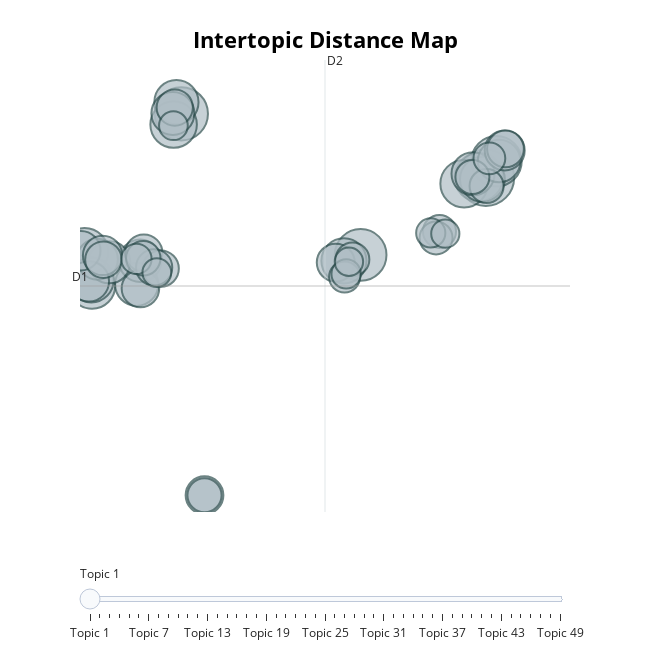

The notebook cell this image was saved under:
### Code cell
tfidf_v = TfidfVectorizer(stop_words=stopwords.words('english'), ngram_range=(1, 1), max_df=.8, min_df=.01)
topic_model = bertopic.BERTopic(vectorizer_model=tfidf_v, nr_topics=50)
topics, probs = topic_model.fit_transform(lines_list)
topic_model.visualize_topics()

### Figure 1 — Plotly figure (JSON) as saved in the notebook; plotly's stock layout.template omitted (floating-point values rounded to 4 significant figures; data arrays with more than 128 entries replaced by an {"elided": "..."} marker saying what was removed)
{"data": [{"customdata": {"elided": "49x3 mixed values"}, "hovertemplate": "<b>Topic %{customdata[0]}</b><br>Words: %{customdata[1]}<br>Size: %{customdata[2]}", "legendgroup": "", "marker": {"color": "#B0BEC5", "size": [604, 535, 504, 480, 446, 429, 426, 408, 404, 385, 380, 378, 369, 353, 350, 348, 343, 340, 334, 316, 308, 301, 293, 292, 272, 269, 266, 263, 255, 253, 250, 248, 248, 224, 220, 219, 218, 215, 206, 205, 191, 181, 174, 163, 161, 157, 156, 152, 150], "sizemode": "area", "sizeref": 0.3775, "symbol": "circle", "line": {"color": "DarkSlateGrey", "width": 2}}, "mode": "markers", "name": "", "orientation": "v", "showlegend": false, "x": [13.91, 3.59, 9.666, 14.27, 13.67, 0.3079, 13.17, 3.329, 0.5653, 9.1, 13.79, 0.5408, 3.424, 2.078, 13.47, 3.303, 14.36, 2.196, 1.15, 0.7463, 0.4566, 14.55, 0.1841, 0.9218, 8.823, 4.376, 2.205, 2.318, 14.57, 0.9513, 2.889, 3.367, 2.669, 2.301, 4.376, 13.93, 13.45, 9.389, 12.34, 12.22, 14.03, 9.122, 2.067, 9.175, 12.04, 2.761, 3.322, 9.269, 12.53], "xaxis": "x", "y": [9.586, 12.56, 5.991, 10.35, 9.604, 6.131, 9.308, 12.06, 4.561, 5.717, 9.512, 4.823, 13.1, 4.624, 9.767, 12.58, 10.36, 5.717, 5.646, 5.791, 4.761, 10.85, 6.186, 5.966, 5.633, -5.197, 4.429, 6.076, 10.92, 5.767, 5.354, 12.85, 5.406, 5.835, -5.197, 9.199, 9.617, 5.783, 7.085, 6.782, 10.49, 4.964, 5.806, 5.106, 7.014, 5.166, 12.01, 5.671, 6.982], "yaxis": "y", "type": "scatter"}], "layout": {"xaxis": {"anchor": "y", "domain": [0.0, 1.0], "title": {"text": ""}, "visible": false, "range": [0.1565, 16.76]}, "yaxis": {"anchor": "x", "domain": [0.0, 1.0], "title": {"text": ""}, "visible": false, "range": [-5.977, 15.06]}, "legend": {"tracegroupgap": 0, "itemsizing": "constant"}, "margin": {"t": 60}, "title": {"font": {"size": 22, "color": "Black"}, "text": "<b>Intertopic Distance Map", "y": 0.95, "x": 0.5, "xanchor": "center", "yanchor": "top"}, "hoverlabel": {"font": {"size": 16, "family": "Rockwell"}, "bgcolor": "white"}, "width": 650, "height": 650, "sliders": [{"active": 0, "pad": {"t": 50}, "steps": [{"args": [{"marker.color": [["red", "#B0BEC5", "#B0BEC5", "#B0BEC5", "#B0BEC5", "#B0BEC5", "#B0BEC5", "#B0BEC5", "#B0BEC5", "#B0BEC5", "#B0BEC5", "#B0BEC5", "#B0BEC5", "#B0BEC5", "#B0BEC5", "#B0BEC5", "#B0BEC5", "#B0BEC5", "#B0BEC5", "#B0BEC5", "#B0BEC5", "#B0BEC5", "#B0BEC5", "#B0BEC5", "#B0BEC5", "#B0BEC5", "#B0BEC5", "#B0BEC5", "#B0BEC5", "#B0BEC5", "#B0BEC5", "#B0BEC5", "#B0BEC5", "#B0BEC5", "#B0BEC5", "#B0BEC5", "#B0BEC5", "#B0BEC5", "#B0BEC5", "#B0BEC5", "#B0BEC5", "#B0BEC5", "#B0BEC5", "#B0BEC5", "#B0BEC5", "#B0BEC5", "#B0BEC5", "#B0BEC5", "#B0BEC5"]]}], "label": "Topic 1", "method": "update"}, {"args": [{"marker.color": [["#B0BEC5", "red", "#B0BEC5", "#B0BEC5", "#B0BEC5", "#B0BEC5", "#B0BEC5", "#B0BEC5", "#B0BEC5", "#B0BEC5", "#B0BEC5", "#B0BEC5", "#B0BEC5", "#B0BEC5", "#B0BEC5", "#B0BEC5", "#B0BEC5", "#B0BEC5", "#B0BEC5", "#B0BEC5", "#B0BEC5", "#B0BEC5", "#B0BEC5", "#B0BEC5", "#B0BEC5", "#B0BEC5", "#B0BEC5", "#B0BEC5", "#B0BEC5", "#B0BEC5", "#B0BEC5", "#B0BEC5", "#B0BEC5", "#B0BEC5", "#B0BEC5", "#B0BEC5", "#B0BEC5", "#B0BEC5", "#B0BEC5", "#B0BEC5", "#B0BEC5", "#B0BEC5", "#B0BEC5", "#B0BEC5", "#B0BEC5", "#B0BEC5", "#B0BEC5", "#B0BEC5", "#B0BEC5"]]}], "label": "Topic 2", "method": "update"}, {"args": [{"marker.color": [["#B0BEC5", "#B0BEC5", "red", "#B0BEC5", "#B0BEC5", "#B0BEC5", "#B0BEC5", "#B0BEC5", "#B0BEC5", "#B0BEC5", "#B0BEC5", "#B0BEC5", "#B0BEC5", "#B0BEC5", "#B0BEC5", "#B0BEC5", "#B0BEC5", "#B0BEC5", "#B0BEC5", "#B0BEC5", "#B0BEC5", "#B0BEC5", "#B0BEC5", "#B0BEC5", "#B0BEC5", "#B0BEC5", "#B0BEC5", "#B0BEC5", "#B0BEC5", "#B0BEC5", "#B0BEC5", "#B0BEC5", "#B0BEC5", "#B0BEC5", "#B0BEC5", "#B0BEC5", "#B0BEC5", "#B0BEC5", "#B0BEC5", "#B0BEC5", "#B0BEC5", "#B0BEC5", "#B0BEC5", "#B0BEC5", "#B0BEC5", "#B0BEC5", "#B0BEC5", "#B0BEC5", "#B0BEC5"]]}], "label": "Topic 3", "method": "update"}, {"args": [{"marker.color": [["#B0BEC5", "#B0BEC5", "#B0BEC5", "red", "#B0BEC5", "#B0BEC5", "#B0BEC5", "#B0BEC5", "#B0BEC5", "#B0BEC5", "#B0BEC5", "#B0BEC5", "#B0BEC5", "#B0BEC5", "#B0BEC5", "#B0BEC5", "#B0BEC5", "#B0BEC5", "#B0BEC5", "#B0BEC5", "#B0BEC5", "#B0BEC5", "#B0BEC5", "#B0BEC5", "#B0BEC5", "#B0BEC5", "#B0BEC5", "#B0BEC5", "#B0BEC5", "#B0BEC5", "#B0BEC5", "#B0BEC5", "#B0BEC5", "#B0BEC5", "#B0BEC5", "#B0BEC5", "#B0BEC5", "#B0BEC5", "#B0BEC5", "#B0BEC5", "#B0BEC5", "#B0BEC5", "#B0BEC5", "#B0BEC5", "#B0BEC5", "#B0BEC5", "#B0BEC5", "#B0BEC5", "#B0BEC5"]]}], "label": "Topic 4", "method": "update"}, {"args": [{"marker.color": [["#B0BEC5", "#B0BEC5", "#B0BEC5", "#B0BEC5", "red", "#B0BEC5", "#B0BEC5", "#B0BEC5", "#B0BEC5", "#B0BEC5", "#B0BEC5", "#B0BEC5", "#B0BEC5", "#B0BEC5", "#B0BEC5", "#B0BEC5", "#B0BEC5", "#B0BEC5", "#B0BEC5", "#B0BEC5", "#B0BEC5", "#B0BEC5", "#B0BEC5", "#B0BEC5", "#B0BEC5", "#B0BEC5", "#B0BEC5", "#B0BEC5", "#B0BEC5", "#B0BEC5", "#B0BEC5", "#B0BEC5", "#B0BEC5", "#B0BEC5", "#B0BEC5", "#B0BEC5", "#B0BEC5", "#B0BEC5", "#B0BEC5", "#B0BEC5", "#B0BEC5", "#B0BEC5", "#B0BEC5", "#B0BEC5", "#B0BEC5", "#B0BEC5", "#B0BEC5", "#B0BEC5", "#B0BEC5"]]}], "label": "Topic 5", "method": "update"}, {"args": [{"marker.color": [["#B0BEC5", "#B0BEC5", "#B0BEC5", "#B0BEC5", "#B0BEC5", "red", "#B0BEC5", "#B0BEC5", "#B0BEC5", "#B0BEC5", "#B0BEC5", "#B0BEC5", "#B0BEC5", "#B0BEC5", "#B0BEC5", "#B0BEC5", "#B0BEC5", "#B0BEC5", "#B0BEC5", "#B0BEC5", "#B0BEC5", "#B0BEC5", "#B0BEC5", "#B0BEC5", "#B0BEC5", "#B0BEC5", "#B0BEC5", "#B0BEC5", "#B0BEC5", "#B0BEC5", "#B0BEC5", "#B0BEC5", "#B0BEC5", "#B0BEC5", "#B0BEC5", "#B0BEC5", "#B0BEC5", "#B0BEC5", "#B0BEC5", "#B0BEC5", "#B0BEC5", "#B0BEC5", "#B0BEC5", "#B0BEC5", "#B0BEC5", "#B0BEC5", "#B0BEC5", "#B0BEC5", "#B0BEC5"]]}], "label": "Topic 6", "method": "update"}, {"args": [{"marker.color": [["#B0BEC5", "#B0BEC5", "#B0BEC5", "#B0BEC5", "#B0BEC5", "#B0BEC5", "red", "#B0BEC5", "#B0BEC5", "#B0BEC5", "#B0BEC5", "#B0BEC5", "#B0BEC5", "#B0BEC5", "#B0BEC5", "#B0BEC5", "#B0BEC5", "#B0BEC5", "#B0BEC5", "#B0BEC5", "#B0BEC5", "#B0BEC5", "#B0BEC5", "#B0BEC5", "#B0BEC5", "#B0BEC5", "#B0BEC5", "#B0BEC5", "#B0BEC5", "#B0BEC5", "#B0BEC5", "#B0BEC5", "#B0BEC5", "#B0BEC5", "#B0BEC5", "#B0BEC5", "#B0BEC5", "#B0BEC5", "#B0BEC5", "#B0BEC5", "#B0BEC5", "#B0BEC5", "#B0BEC5", "#B0BEC5", "#B0BEC5", "#B0BEC5", "#B0BEC5", "#B0BEC5", "#B0BEC5"]]}], "label": "Topic 7", "method": "update"}, {"args": [{"marker.color": [["#B0BEC5", "#B0BEC5", "#B0BEC5", "#B0BEC5", "#B0BEC5", "#B0BEC5", "#B0BEC5", "red", "#B0BEC5", "#B0BEC5", "#B0BEC5", "#B0BEC5", "#B0BEC5", "#B0BEC5", "#B0BEC5", "#B0BEC5", "#B0BEC5", "#B0BEC5", "#B0BEC5", "#B0BEC5", "#B0BEC5", "#B0BEC5", "#B0BEC5", "#B0BEC5", "#B0BEC5", "#B0BEC5", "#B0BEC5", "#B0BEC5", "#B0BEC5", "#B0BEC5", "#B0BEC5", "#B0BEC5", "#B0BEC5", "#B0BEC5", "#B0BEC5", "#B0BEC5", "#B0BEC5", "#B0BEC5", "#B0BEC5", "#B0BEC5", "#B0BEC5", "#B0BEC5", "#B0BEC5", "#B0BEC5", "#B0BEC5", "#B0BEC5", "#B0BEC5", "#B0BEC5", "#B0BEC5"]]}], "label": "Topic 8", "method": "update"}, {"args": [{"marker.color": [["#B0BEC5", "#B0BEC5", "#B0BEC5", "#B0BEC5", "#B0BEC5", "#B0BEC5", "#B0BEC5", "#B0BEC5", "red", "#B0BEC5", "#B0BEC5", "#B0BEC5", "#B0BEC5", "#B0BEC5", "#B0BEC5", "#B0BEC5", "#B0BEC5", "#B0BEC5", "#B0BEC5", "#B0BEC5", "#B0BEC5", "#B0BEC5", "#B0BEC5", "#B0BEC5", "#B0BEC5", "#B0BEC5", "#B0BEC5", "#B0BEC5", "#B0BEC5", "#B0BEC5", "#B0BEC5", "#B0BEC5", "#B0BEC5", "#B0BEC5", "#B0BEC5", "#B0BEC5", "#B0BEC5", "#B0BEC5", "#B0BEC5", "#B0BEC5", "#B0BEC5", "#B0BEC5", "#B0BEC5", "#B0BEC5", "#B0BEC5", "#B0BEC5", "#B0BEC5", "#B0BEC5", "#B0BEC5"]]}], "label": "Topic 9", "method": "update"}, {"args": [{"marker.color": [["#B0BEC5", "#B0BEC5", "#B0BEC5", "#B0BEC5", "#B0BEC5", "#B0BEC5", "#B0BEC5", "#B0BEC5", "#B0BEC5", "red", "#B0BEC5", "#B0BEC5", "#B0BEC5", "#B0BEC5", "#B0BEC5", "#B0BEC5", "#B0BEC5", "#B0BEC5", "#B0BEC5", "#B0BEC5", "#B0BEC5", "#B0BEC5", "#B0BEC5", "#B0BEC5", "#B0BEC5", "#B0BEC5", "#B0BEC5", "#B0BEC5", "#B0BEC5", "#B0BEC5", "#B0BEC5", "#B0BEC5", "#B0BEC5", "#B0BEC5", "#B0BEC5", "#B0BEC5", "#B0BEC5", "#B0BEC5", "#B0BEC5", "#B0BEC5", "#B0BEC5", "#B0BEC5", "#B0BEC5", "#B0BEC5", "#B0BEC5", "#B0BEC5", "#B0BEC5", "#B0BEC5", "#B0BEC5"]]}], "label": "Topic 10", "method": "update"}, {"args": [{"marker.color": [["#B0BEC5", "#B0BEC5", "#B0BEC5", "#B0BEC5", "#B0BEC5", "#B0BEC5", "#B0BEC5", "#B0BEC5", "#B0BEC5", "#B0BEC5", "red", "#B0BEC5", "#B0BEC5", "#B0BEC5", "#B0BEC5", "#B0BEC5", "#B0BEC5", "#B0BEC5", "#B0BEC5", "#B0BEC5", "#B0BEC5", "#B0BEC5", "#B0BEC5", "#B0BEC5", "#B0BEC5", "#B0BEC5", "#B0BEC5", "#B0BEC5", "#B0BEC5", "#B0BEC5", "#B0BEC5", "#B0BEC5", "#B0BEC5", "#B0BEC5", "#B0BEC5", "#B0BEC5", "#B0BEC5", "#B0BEC5", "#B0BEC5", "#B0BEC5", "#B0BEC5", "#B0BEC5", "#B0BEC5", "#B0BEC5", "#B0BEC5", "#B0BEC5", "#B0BEC5", "#B0BEC5", "#B0BEC5"]]}], "label": "Topic 11", "method": "update"}, {"args": [{"marker.color": [["#B0BEC5", "#B0BEC5", "#B0BEC5", "#B0BEC5", "#B0BEC5", "#B0BEC5", "#B0BEC5", "#B0BEC5", "#B0BEC5", "#B0BEC5", "#B0BEC5", "red", "#B0BEC5", "#B0BEC5", "#B0BEC5", "#B0BEC5", "#B0BEC5", "#B0BEC5", "#B0BEC5", "#B0BEC5", "#B0BEC5", "#B0BEC5", "#B0BEC5", "#B0BEC5", "#B0BEC5", "#B0BEC5", "#B0BEC5", "#B0BEC5", "#B0BEC5", "#B0BEC5", "#B0BEC5", "#B0BEC5", "#B0BEC5", "#B0BEC5", "#B0BEC5", "#B0BEC5", "#B0BEC5", "#B0BEC5", "#B0BEC5", "#B0BEC5", "#B0BEC5", "#B0BEC5", "#B0BEC5", "#B0BEC5", "#B0BEC5", "#B0BEC5", "#B0BEC5", "#B0BEC5", "#B0BEC5"]]}], "label": "Topic 12", "method": "update"}, {"args": [{"marker.color": [["#B0BEC5", "#B0BEC5", "#B0BEC5", "#B0BEC5", "#B0BEC5", "#B0BEC5", "#B0BEC5", "#B0BEC5", "#B0BEC5", "#B0BEC5", "#B0BEC5", "#B0BEC5", "red", "#B0BEC5", "#B0BEC5", "#B0BEC5", "#B0BEC5", "#B0BEC5", "#B0BEC5", "#B0BEC5", "#B0BEC5", "#B0BEC5", "#B0BEC5", "#B0BEC5", "#B0BEC5", "#B0BEC5", "#B0BEC5", "#B0BEC5", "#B0BEC5", "#B0BEC5", "#B0BEC5", "#B0BEC5", "#B0BEC5", "#B0BEC5", "#B0BEC5", "#B0BEC5", "#B0BEC5", "#B0BEC5", "#B0BEC5", "#B0BEC5", "#B0BEC5", "#B0BEC5", "#B0BEC5", "#B0BEC5", "#B0BEC5", "#B0BEC5", "#B0BEC5", "#B0BEC5", "#B0BEC5"]]}], "label": "Topic 13", "method": "update"}, {"args": [{"marker.color": [["#B0BEC5", "#B0BEC5", "#B0BEC5", "#B0BEC5", "#B0BEC5", "#B0BEC5", "#B0BEC5", "#B0BEC5", "#B0BEC5", "#B0BEC5", "#B0BEC5", "#B0BEC5", "#B0BEC5", "red", "#B0BEC5", "#B0BEC5", "#B0BEC5", "#B0BEC5", "#B0BEC5", "#B0BEC5", "#B0BEC5", "#B0BEC5", "#B0BEC5", "#B0BEC5", "#B0BEC5", "#B0BEC5", "#B0BEC5", "#B0BEC5", "#B0BEC5", "#B0BEC5", "#B0BEC5", "#B0BEC5", "#B0BEC5", "#B0BEC5", "#B0BEC5", "#B0BEC5", "#B0BEC5", "#B0BEC5", "#B0BEC5", "#B0BEC5", "#B0BEC5", "#B0BEC5", "#B0BEC5", "#B0BEC5", "#B0BEC5", "#B0BEC5", "#B0BEC5", "#B0BEC5", "#B0BEC5"]]}], "label": "Topic 14", "method": "update"}, {"args": [{"marker.color": [["#B0BEC5", "#B0BEC5", "#B0BEC5", "#B0BEC5", "#B0BEC5", "#B0BEC5", "#B0BEC5", "#B0BEC5", "#B0BEC5", "#B0BEC5", "#B0BEC5", "#B0BEC5", "#B0BEC5", "#B0BEC5", "red", "#B0BEC5", "#B0BEC5", "#B0BEC5", "#B0BEC5", "#B0BEC5", "#B0BEC5", "#B0BEC5", "#B0BEC5", "#B0BEC5", "#B0BEC5", "#B0BEC5", "#B0BEC5", "#B0BEC5", "#B0BEC5", "#B0BEC5", "#B0BEC5", "#B0BEC5", "#B0BEC5", "#B0BEC5", "#B0BEC5", "#B0BEC5", "#B0BEC5", "#B0BEC5", "#B0BEC5", "#B0BEC5", "#B0BEC5", "#B0BEC5", "#B0BEC5", "#B0BEC5", "#B0BEC5", "#B0BEC5", "#B0BEC5", "#B0BEC5", "#B0BEC5"]]}], "label": "Topic 15", "method": "update"}, {"args": [{"marker.color": [["#B0BEC5", "#B0BEC5", "#B0BEC5", "#B0BEC5", "#B0BEC5", "#B0BEC5", "#B0BEC5", "#B0BEC5", "#B0BEC5", "#B0BEC5", "#B0BEC5", "#B0BEC5", "#B0BEC5", "#B0BEC5", "#B0BEC5", "red", "#B0BEC5", "#B0BEC5", "#B0BEC5", "#B0BEC5", "#B0BEC5", "#B0BEC5", "#B0BEC5", "#B0BEC5", "#B0BEC5", "#B0BEC5", "#B0BEC5", "#B0BEC5", "#B0BEC5", "#B0BEC5", "#B0BEC5", "#B0BEC5", "#B0BEC5", "#B0BEC5", "#B0BEC5", "#B0BEC5", "#B0BEC5", "#B0BEC5", "#B0BEC5", "#B0BEC5", "#B0BEC5", "#B0BEC5", "#B0BEC5", "#B0BEC5", "#B0BEC5", "#B0BEC5", "#B0BEC5", "#B0BEC5", "#B0BEC5"]]}], "label": "Topic 16", "method": "update"}, {"args": [{"marker.color": [["#B0BEC5", "#B0BEC5", "#B0BEC5", "#B0BEC5", "#B0BEC5", "#B0BEC5", "#B0BEC5", "#B0BEC5", "#B0BEC5", "#B0BEC5", "#B0BEC5", "#B0BEC5", "#B0BEC5", "#B0BEC5", "#B0BEC5", "#B0BEC5", "red", "#B0BEC5", "#B0BEC5", "#B0BEC5", "#B0BEC5", "#B0BEC5", "#B0BEC5", "#B0BEC5", "#B0BEC5", "#B0BEC5", "#B0BEC5", "#B0BEC5", "#B0BEC5", "#B0BEC5", "#B0BEC5", "#B0BEC5", "#B0BEC5", "#B0BEC5", "#B0BEC5", "#B0BEC5", "#B0BEC5", "#B0BEC5", "#B0BEC5", "#B0BEC5", "#B0BEC5", "#B0BEC5", "#B0BEC5", "#B0BEC5", "#B0BEC5", "#B0BEC5", "#B0BEC5", "#B0BEC5", "#B0BEC5"]]}], "label": "Topic 17", "method": "update"}, {"args": [{"marker.color": [["#B0BEC5", "#B0BEC5", "#B0BEC5", "#B0BEC5", "#B0BEC5", "#B0BEC5", "#B0BEC5", "#B0BEC5", "#B0BEC5", "#B0BEC5", "#B0BEC5", "#B0BEC5", "#B0BEC5", "#B0BEC5", "#B0BEC5", "#B0BEC5", "#B0BEC5", "red", "#B0BEC5", "#B0BEC5", "#B0BEC5", "#B0BEC5", "#B0BEC5", "#B0BEC5", "#B0BEC5", "#B0BEC5", "#B0BEC5", "#B0BEC5", "#B0BEC5", "#B0BEC5", "#B0BEC5", "#B0BEC5", "#B0BEC5", "#B0BEC5", "#B0BEC5", "#B0BEC5", "#B0BEC5", "#B0BEC5", "#B0BEC5", "#B0BEC5", "#B0BEC5", "#B0BEC5", "#B0BEC5", "#B0BEC5", "#B0BEC5", "#B0BEC5", "#B0BEC5", "#B0BEC5", "#B0BEC5"]]}], "label": "Topic 18", "method": "update"}, {"args": [{"marker.color": [["#B0BEC5", "#B0BEC5", "#B0BEC5", "#B0BEC5", "#B0BEC5", "#B0BEC5", "#B0BEC5", "#B0BEC5", "#B0BEC5", "#B0BEC5", "#B0BEC5", "#B0BEC5", "#B0BEC5", "#B0BEC5", "#B0BEC5", "#B0BEC5", "#B0BEC5", "#B0BEC5", "red", "#B0BEC5", "#B0BEC5", "#B0BEC5", "#B0BEC5", "#B0BEC5", "#B0BEC5", "#B0BEC5", "#B0BEC5", "#B0BEC5", "#B0BEC5", "#B0BEC5", "#B0BEC5", "#B0BEC5", "#B0BEC5", "#B0BEC5", "#B0BEC5", "#B0BEC5", "#B0BEC5", "#B0BEC5", "#B0BEC5", "#B0BEC5", "#B0BEC5", "#B0BEC5", "#B0BEC5", "#B0BEC5", "#B0BEC5", "#B0BEC5", "#B0BEC5", "#B0BEC5", "#B0BEC5"]]}], "label": "Topic 19", "method": "update"}, {"args": [{"marker.color": [["#B0BEC5", "#B0BEC5", "#B0BEC5", "#B0BEC5", "#B0BEC5", "#B0BEC5", "#B0BEC5", "#B0BEC5", "#B0BEC5", "#B0BEC5", "#B0BEC5", "#B0BEC5", "#B0BEC5", "#B0BEC5", "#B0BEC5", "#B0BEC5", "#B0BEC5", "#B0BEC5", "#B0BEC5", "red", "#B0BEC5", "#B0BEC5", "#B0BEC5", "#B0BEC5", "#B0BEC5", "#B0BEC5", "#B0BEC5", "#B0BEC5", "#B0BEC5", "#B0BEC5", "#B0BEC5", "#B0BEC5", "#B0BEC5", "#B0BEC5", "#B0BEC5", "#B0BEC5", "#B0BEC5", "#B0BEC5", "#B0BEC5", "#B0BEC5", "#B0BEC5", "#B0BEC5", "#B0BEC5", "#B0BEC5", "#B0BEC5", "#B0BEC5", "#B0BEC5", "#B0BEC5", "#B0BEC5"]]}], "label": "Topic 20", "method": "update"}, {"args": [{"marker.color": [["#B0BEC5", "#B0BEC5", "#B0BEC5", "#B0BEC5", "#B0BEC5", "#B0BEC5", "#B0BEC5", "#B0BEC5", "#B0BEC5", "#B0BEC5", "#B0BEC5", "#B0BEC5", "#B0BEC5", "#B0BEC5", "#B0BEC5", "#B0BEC5", "#B0BEC5", "#B0BEC5", "#B0BEC5", "#B0BEC5", "red", "#B0BEC5", "#B0BEC5", "#B0BEC5", "#B0BEC5", "#B0BEC5", "#B0BEC5", "#B0BEC5", "#B0BEC5", "#B0BEC5", "#B0BEC5", "#B0BEC5", "#B0BEC5", "#B0BEC5", "#B0BEC5", "#B0BEC5", "#B0BEC5", "#B0BEC5", "#B0BEC5", "#B0BEC5", "#B0BEC5", "#B0BEC5", "#B0BEC5", "#B0BEC5", "#B0BEC5", "#B0BEC5", "#B0BEC5", "#B0BEC5", "#B0BEC5"]]}], "label": "Topic 21", "method": "update"}, {"args": [{"marker.color": [["#B0BEC5", "#B0BEC5", "#B0BEC5", "#B0BEC5", "#B0BEC5", "#B0BEC5", "#B0BEC5", "#B0BEC5", "#B0BEC5", "#B0BEC5", "#B0BEC5", "#B0BEC5", "#B0BEC5", "#B0BEC5", "#B0BEC5", "#B0BEC5", "#B0BEC5", "#B0BEC5", "#B0BEC5", "#B0BEC5", "#B0BEC5", "red", "#B0BEC5", "#B0BEC5", "#B0BEC5", "#B0BEC5", "#B0BEC5", "#B0BEC5", "#B0BEC5", "#B0BEC5", "#B0BEC5", "#B0BEC5", "#B0BEC5", "#B0BEC5", "#B0BEC5", "#B0BEC5", "#B0BEC5", "#B0BEC5", "#B0BEC5", "#B0BEC5", "#B0BEC5", "#B0BEC5", "#B0BEC5", "#B0BEC5", "#B0BEC5", "#B0BEC5", "#B0BEC5", "#B0BEC5", "#B0BEC5"]]}], "label": "Topic 22", "method": "update"}, {"args": [{"marker.color": [["#B0BEC5", "#B0BEC5", "#B0BEC5", "#B0BEC5", "#B0BEC5", "#B0BEC5", "#B0BEC5", "#B0BEC5", "#B0BEC5", "#B0BEC5", "#B0BEC5", "#B0BEC5", "#B0BEC5", "#B0BEC5", "#B0BEC5", "#B0BEC5", "#B0BEC5", "#B0BEC5", "#B0BEC5", "#B0BEC5", "#B0BEC5", "#B0BEC5", "red", "#B0BEC5", "#B0BEC5", "#B0BEC5", "#B0BEC5", "#B0BEC5", "#B0BEC5", "#B0BEC5", "#B0BEC5", "#B0BEC5", "#B0BEC5", "#B0BEC5", "#B0BEC5", "#B0BEC5", "#B0BEC5", "#B0BEC5", "#B0BEC5", "#B0BEC5", "#B0BEC5", "#B0BEC5", "#B0BEC5", "#B0BEC5", "#B0BEC5", "#B0BEC5", "#B0BEC5", "#B0BEC5", "#B0BEC5"]]}], "label": "Topic 23", "method": "update"}, {"args": [{"marker.color": [["#B0BEC5", "#B0BEC5", "#B0BEC5", "#B0BEC5", "#B0BEC5", "#B0BEC5", "#B0BEC5", "#B0BEC5", "#B0BEC5", "#B0BEC5", "#B0BEC5", "#B0BEC5", "#B0BEC5", "#B0BEC5", "#B0BEC5", "#B0BEC5", "#B0BEC5", "#B0BEC5", "#B0BEC5", "#B0BEC5", "#B0BEC5", "#B0BEC5", "#B0BEC5", "red", "#B0BEC5", "#B0BEC5", "#B0BEC5", "#B0BEC5", "#B0BEC5", "#B0BEC5", "#B0BEC5", "#B0BEC5", "#B0BEC5", "#B0BEC5", "#B0BEC5", "#B0BEC5", "#B0BEC5", "#B0BEC5", "#B0BEC5", "#B0BEC5", "#B0BEC5", "#B0BEC5", "#B0BEC5", "#B0BEC5", "#B0BEC5", "#B0BEC5", "#B0BEC5", "#B0BEC5", "#B0BEC5"]]}], "label": "Topic 24", "method": "update"}, {"args": [{"marker.color": [["#B0BEC5", "#B0BEC5", "#B0BEC5", "#B0BEC5", "#B0BEC5", "#B0BEC5", "#B0BEC5", "#B0BEC5", "#B0BEC5", "#B0BEC5", "#B0BEC5", "#B0BEC5", "#B0BEC5", "#B0BEC5", "#B0BEC5", "#B0BEC5", "#B0BEC5", "#B0BEC5", "#B0BEC5", "#B0BEC5", "#B0BEC5", "#B0BEC5", "#B0BEC5", "#B0BEC5", "red", "#B0BEC5", "#B0BEC5", "#B0BEC5", "#B0BEC5", "#B0BEC5", "#B0BEC5", "#B0BEC5", "#B0BEC5", "#B0BEC5", "#B0BEC5", "#B0BEC5", "#B0BEC5", "#B0BEC5", "#B0BEC5", "#B0BEC5", "#B0BEC5", "#B0BEC5", "#B0BEC5", "#B0BEC5", "#B0BEC5", "#B0BEC5", "#B0BEC5", "#B0BEC5", "#B0BEC5"]]}], "label": "Topic 25", "method": "update"}, {"args": [{"marker.color": [["#B0BEC5", "#B0BEC5", "#B0BEC5", "#B0BEC5", "#B0BEC5", "#B0BEC5", "#B0BEC5", "#B0BEC5", "#B0BEC5", "#B0BEC5", "#B0BEC5", "#B0BEC5", "#B0BEC5", "#B0BEC5", "#B0BEC5", "#B0BEC5", "#B0BEC5", "#B0BEC5", "#B0BEC5", "#B0BEC5", "#B0BEC5", "#B0BEC5", "#B0BEC5", "#B0BEC5", "#B0BEC5", "red", "#B0BEC5", "#B0BEC5", "#B0BEC5", "#B0BEC5", "#B0BEC5", "#B0BEC5", "#B0BEC5", "#B0BEC5", "#B0BEC5", "#B0BEC5", "#B0BEC5", "#B0BEC5", "#B0BEC5", "#B0BEC5", "#B0BEC5", "#B0BEC5", "#B0BEC5", "#B0BEC5", "#B0BEC5", "#B0BEC5", "#B0BEC5", "#B0BEC5", "#B0BEC5"]]}], "label": "Topic 26", "method": "update"}, {"args": [{"marker.color": [["#B0BEC5", "#B0BEC5", "#B0BEC5", "#B0BEC5", "#B0BEC5", "#B0BEC5", "#B0BEC5", "#B0BEC5", "#B0BEC5", "#B0BEC5", "#B0BEC5", "#B0BEC5", "#B0BEC5", "#B0BEC5", "#B0BEC5", "#B0BEC5", "#B0BEC5", "#B0BEC5", "#B0BEC5", "#B0BEC5", "#B0BEC5", "#B0BEC5", "#B0BEC5", "#B0BEC5", "#B0BEC5", "#B0BEC5", "red", "#B0BEC5", "#B0BEC5", "#B0BEC5", "#B0BEC5", "#B0BEC5", "#B0BEC5", "#B0BEC5", "#B0BEC5", "#B0BEC5", "#B0BEC5", "#B0BEC5", "#B0BEC5", "#B0BEC5", "#B0BEC5", "#B0BEC5", "#B0BEC5", "#B0BEC5", "#B0BEC5", "#B0BEC5", "#B0BEC5", "#B0BEC5", "#B0BEC5"]]}], "label": "Topic 27", "method": "update"}, {"args": [{"marker.color": [["#B0BEC5", "#B0BEC5", "#B0BEC5", "#B0BEC5", "#B0BEC5", "#B0BEC5", "#B0BEC5", "#B0BEC5", "#B0BEC5", "#B0BEC5", "#B0BEC5", "#B0BEC5", "#B0BEC5", "#B0BEC5", "#B0BEC5", "#B0BEC5", "#B0BEC5", "#B0BEC5", "#B0BEC5", "#B0BEC5", "#B0BEC5", "#B0BEC5", "#B0BEC5", "#B0BEC5", "#B0BEC5", "#B0BEC5", "#B0BEC5", "red", "#B0BEC5", "#B0BEC5", "#B0BEC5", "#B0BEC5", "#B0BEC5", "#B0BEC5", "#B0BEC5", "#B0BEC5", "#B0BEC5", "#B0BEC5", "#B0BEC5", "#B0BEC5", "#B0BEC5", "#B0BEC5", "#B0BEC5", "#B0BEC5", "#B0BEC5", "#B0BEC5", "#B0BEC5", "#B0BEC5", "#B0BEC5"]]}], "label": "Topic 28", "method": "update"}, {"args": [{"marker.color": [["#B0BEC5", "#B0BEC5", "#B0BEC5", "#B0BEC5", "#B0BEC5", "#B0BEC5", "#B0BEC5", "#B0BEC5", "#B0BEC5", "#B0BEC5", "#B0BEC5", "#B0BEC5", "#B0BEC5", "#B0BEC5", "#B0BEC5", "#B0BEC5", "#B0BEC5", "#B0BEC5", "#B0BEC5", "#B0BEC5", "#B0BEC5", "#B0BEC5", "#B0BEC5", "#B0BEC5", "#B0BEC5", "#B0BEC5", "#B0BEC5", "#B0BEC5", "red", "#B0BEC5", "#B0BEC5", "#B0BEC5", "#B0BEC5", "#B0BEC5", "#B0BEC5", "#B0BEC5", "#B0BEC5", "#B0BEC5", "#B0BEC5", "#B0BEC5", "#B0BEC5", "#B0BEC5", "#B0BEC5", "#B0BEC5", "#B0BEC5", "#B0BEC5", "#B0BEC5", "#B0BEC5", "#B0BEC5"]]}], "label": "Topic 29", "method": "update"}, {"args": [{"marker.color": [["#B0BEC5", "#B0BEC5", "#B0BEC5", "#B0BEC5", "#B0BEC5", "#B0BEC5", "#B0BEC5", "#B0BEC5", "#B0BEC5", "#B0BEC5", "#B0BEC5", "#B0BEC5", "#B0BEC5", "#B0BEC5", "#B0BEC5", "#B0BEC5", "#B0BEC5", "#B0BEC5", "#B0BEC5", "#B0BEC5", "#B0BEC5", "#B0BEC5", "#B0BEC5", "#B0BEC5", "#B0BEC5", "#B0BEC5", "#B0BEC5", "#B0BEC5", "#B0BEC5", "red", "#B0BEC5", "#B0BEC5", "#B0BEC5", "#B0BEC5", "#B0BEC5", "#B0BEC5", "#B0BEC5", "#B0BEC5", "#B0BEC5", "#B0BEC5", "#B0BEC5", "#B0BEC5", "#B0BEC5", "#B0BEC5", "#B0BEC5", "#B0BEC5", "#B0BEC5", "#B0BEC5", "#B0BEC5"]]}], "label": "Topic 30", "method": "update"}, {"args": [{"marker.color": [["#B0BEC5", "#B0BEC5", "#B0BEC5", "#B0BEC5", "#B0BEC5", "#B0BEC5", "#B0BEC5", "#B0BEC5", "#B0BEC5", "#B0BEC5", "#B0BEC5", "#B0BEC5", "#B0BEC5", "#B0BEC5", "#B0BEC5", "#B0BEC5", "#B0BEC5", "#B0BEC5", "#B0BEC5", "#B0BEC5", "#B0BEC5", "#B0BEC5", "#B0BEC5", "#B0BEC5", "#B0BEC5", "#B0BEC5", "#B0BEC5", "#B0BEC5", "#B0BEC5", "#B0BEC5", "red", "#B0BEC5", "#B0BEC5", "#B0BEC5", "#B0BEC5", "#B0BEC5", "#B0BEC5", "#B0BEC5", "#B0BEC5", "#B0BEC5", "#B0BEC5", "#B0BEC5", "#B0BEC5", "#B0BEC5", "#B0BEC5", "#B0BEC5", "#B0BEC5", "#B0BEC5", "#B0BEC5"]]}], "label": "Topic 31", "method": "update"}, {"args": [{"marker.color": [["#B0BEC5", "#B0BEC5", "#B0BEC5", "#B0BEC5", "#B0BEC5", "#B0BEC5", "#B0BEC5", "#B0BEC5", "#B0BEC5", "#B0BEC5", "#B0BEC5", "#B0BEC5", "#B0BEC5", "#B0BEC5", "#B0BEC5", "#B0BEC5", "#B0BEC5", "#B0BEC5", "#B0BEC5", "#B0BEC5", "#B0BEC5", "#B0BEC5", "#B0BEC5", "#B0BEC5", "#B0BEC5", "#B0BEC5", "#B0BEC5", "#B0BEC5", "#B0BEC5", "#B0BEC5", "#B0BEC5", "red", "#B0BEC5", "#B0BEC5", "#B0BEC5", "#B0BEC5", "#B0BEC5", "#B0BEC5", "#B0BEC5", "#B0BEC5", "#B0BEC5", "#B0BEC5", "#B0BEC5", "#B0BEC5", "#B0BEC5", "#B0BEC5", "#B0BEC5", "#B0BEC5", "#B0BEC5"]]}], "label": "Topic 32", "method": "update"}, {"args": [{"marker.color": [["#B0BEC5", "#B0BEC5", "#B0BEC5", "#B0BEC5", "#B0BEC5", "#B0BEC5", "#B0BEC5", "#B0BEC5", "#B0BEC5", "#B0BEC5", "#B0BEC5", "#B0BEC5", "#B0BEC5", "#B0BEC5", "#B0BEC5", "#B0BEC5", "#B0BEC5", "#B0BEC5", "#B0BEC5", "#B0BEC5", "#B0BEC5", "#B0BEC5", "#B0BEC5", "#B0BEC5", "#B0BEC5", "#B0BEC5", "#B0BEC5", "#B0BEC5", "#B0BEC5", "#B0BEC5", "#B0BEC5", "#B0BEC5", "red", "#B0BEC5", "#B0BEC5", "#B0BEC5", "#B0BEC5", "#B0BEC5", "#B0BEC5", "#B0BEC5", "#B0BEC5", "#B0BEC5", "#B0BEC5", "#B0BEC5", "#B0BEC5", "#B0BEC5", "#B0BEC5", "#B0BEC5", "#B0BEC5"]]}], "label": "Topic 33", "method": "update"}, {"args": [{"marker.color": [["#B0BEC5", "#B0BEC5", "#B0BEC5", "#B0BEC5", "#B0BEC5", "#B0BEC5", "#B0BEC5", "#B0BEC5", "#B0BEC5", "#B0BEC5", "#B0BEC5", "#B0BEC5", "#B0BEC5", "#B0BEC5", "#B0BEC5", "#B0BEC5", "#B0BEC5", "#B0BEC5", "#B0BEC5", "#B0BEC5", "#B0BEC5", "#B0BEC5", "#B0BEC5", "#B0BEC5", "#B0BEC5", "#B0BEC5", "#B0BEC5", "#B0BEC5", "#B0BEC5", "#B0BEC5", "#B0BEC5", "#B0BEC5", "#B0BEC5", "red", "#B0BEC5", "#B0BEC5", "#B0BEC5", "#B0BEC5", "#B0BEC5", "#B0BEC5", "#B0BEC5", "#B0BEC5", "#B0BEC5", "#B0BEC5", "#B0BEC5", "#B0BEC5", "#B0BEC5", "#B0BEC5", "#B0BEC5"]]}], "label": "Topic 34", "method": "update"}, {"args": [{"marker.color": [["#B0BEC5", "#B0BEC5", "#B0BEC5", "#B0BEC5", "#B0BEC5", "#B0BEC5", "#B0BEC5", "#B0BEC5", "#B0BEC5", "#B0BEC5", "#B0BEC5", "#B0BEC5", "#B0BEC5", "#B0BEC5", "#B0BEC5", "#B0BEC5", "#B0BEC5", "#B0BEC5", "#B0BEC5", "#B0BEC5", "#B0BEC5", "#B0BEC5", "#B0BEC5", "#B0BEC5", "#B0BEC5", "#B0BEC5", "#B0BEC5", "#B0BEC5", "#B0BEC5", "#B0BEC5", "#B0BEC5", "#B0BEC5", "#B0BEC5", "#B0BEC5", "red", "#B0BEC5", "#B0BEC5", "#B0BEC5", "#B0BEC5", "#B0BEC5", "#B0BEC5", "#B0BEC5", "#B0BEC5", "#B0BEC5", "#B0BEC5", "#B0BEC5", "#B0BEC5", "#B0BEC5", "#B0BEC5"]]}], "label": "Topic 35", "method": "update"}, {"args": [{"marker.color": [["#B0BEC5", "#B0BEC5", "#B0BEC5", "#B0BEC5", "#B0BEC5", "#B0BEC5", "#B0BEC5", "#B0BEC5", "#B0BEC5", "#B0BEC5", "#B0BEC5", "#B0BEC5", "#B0BEC5", "#B0BEC5", "#B0BEC5", "#B0BEC5", "#B0BEC5", "#B0BEC5", "#B0BEC5", "#B0BEC5", "#B0BEC5", "#B0BEC5", "#B0BEC5", "#B0BEC5", "#B0BEC5", "#B0BEC5", "#B0BEC5", "#B0BEC5", "#B0BEC5", "#B0BEC5", "#B0BEC5", "#B0BEC5", "#B0BEC5", "#B0BEC5", "#B0BEC5", "red", "#B0BEC5", "#B0BEC5", "#B0BEC5", "#B0BEC5", "#B0BEC5", "#B0BEC5", "#B0BEC5", "#B0BEC5", "#B0BEC5", "#B0BEC5", "#B0BEC5", "#B0BEC5", "#B0BEC5"]]}], "label": "Topic 36", "method": "update"}, {"args": [{"marker.color": [["#B0BEC5", "#B0BEC5", "#B0BEC5", "#B0BEC5", "#B0BEC5", "#B0BEC5", "#B0BEC5", "#B0BEC5", "#B0BEC5", "#B0BEC5", "#B0BEC5", "#B0BEC5", "#B0BEC5", "#B0BEC5", "#B0BEC5", "#B0BEC5", "#B0BEC5", "#B0BEC5", "#B0BEC5", "#B0BEC5", "#B0BEC5", "#B0BEC5", "#B0BEC5", "#B0BEC5", "#B0BEC5", "#B0BEC5", "#B0BEC5", "#B0BEC5", "#B0BEC5", "#B0BEC5", "#B0BEC5", "#B0BEC5", "#B0BEC5", "#B0BEC5", "#B0BEC5", "#B0BEC5", "red", "#B0BEC5", "#B0BEC5", "#B0BEC5", "#B0BEC5", "#B0BEC5", "#B0BEC5", "#B0BEC5", "#B0BEC5", "#B0BEC5", "#B0BEC5", "#B0BEC5", "#B0BEC5"]]}], "label": "Topic 37", "method": "update"}, {"args": [{"marker.color": [["#B0BEC5", "#B0BEC5", "#B0BEC5", "#B0BEC5", "#B0BEC5", "#B0BEC5", "#B0BEC5", "#B0BEC5", "#B0BEC5", "#B0BEC5", "#B0BEC5", "#B0BEC5", "#B0BEC5", "#B0BEC5", "#B0BEC5", "#B0BEC5", "#B0BEC5", "#B0BEC5", "#B0BEC5", "#B0BEC5", "#B0BEC5", "#B0BEC5", "#B0BEC5", "#B0BEC5", "#B0BEC5", "#B0BEC5", "#B0BEC5", "#B0BEC5", "#B0BEC5", "#B0BEC5", "#B0BEC5", "#B0BEC5", "#B0BEC5", "#B0BEC5", "#B0BEC5", "#B0BEC5", "#B0BEC5", "red", "#B0BEC5", "#B0BEC5", "#B0BEC5", "#B0BEC5", "#B0BEC5", "#B0BEC5", "#B0BEC5", "#B0BEC5", "#B0BEC5", "#B0BEC5", "#B0BEC5"]]}], "label": "Topic 38", "method": "update"}, {"args": [{"marker.color": [["#B0BEC5", "#B0BEC5", "#B0BEC5", "#B0BEC5", "#B0BEC5", "#B0BEC5", "#B0BEC5", "#B0BEC5", "#B0BEC5", "#B0BEC5", "#B0BEC5", "#B0BEC5", "#B0BEC5", "#B0BEC5", "#B0BEC5", "#B0BEC5", "#B0BEC5", "#B0BEC5", "#B0BEC5", "#B0BEC5", "#B0BEC5", "#B0BEC5", "#B0BEC5", "#B0BEC5", "#B0BEC5", "#B0BEC5", "#B0BEC5", "#B0BEC5", "#B0BEC5", "#B0BEC5", "#B0BEC5", "#B0BEC5", "#B0BEC5", "#B0BEC5", "#B0BEC5", "#B0BEC5", "#B0BEC5", "#B0BEC5", "red", "#B0BEC5", "#B0BEC5", "#B0BEC5", "#B0BEC5", "#B0BEC5", "#B0BEC5", "#B0BEC5", "#B0BEC5", "#B0BEC5", "#B0BEC5"]]}], "label": "Topic 39", "method": "update"}, {"args": [{"marker.color": [["#B0BEC5", "#B0BEC5", "#B0BEC5", "#B0BEC5", "#B0BEC5", "#B0BEC5", "#B0BEC5", "#B0BEC5", "#B0BEC5", "#B0BEC5", "#B0BEC5", "#B0BEC5", "#B0BEC5", "#B0BEC5", "#B0BEC5", "#B0BEC5", "#B0BEC5", "#B0BEC5", "#B0BEC5", "#B0BEC5", "#B0BEC5", "#B0BEC5", "#B0BEC5", "#B0BEC5", "#B0BEC5", "#B0BEC5", "#B0BEC5", "#B0BEC5", "#B0BEC5", "#B0BEC5", "#B0BEC5", "#B0BEC5", "#B0BEC5", "#B0BEC5", "#B0BEC5", "#B0BEC5", "#B0BEC5", "#B0BEC5", "#B0BEC5", "red", "#B0BEC5", "#B0BEC5", "#B0BEC5", "#B0BEC5", "#B0BEC5", "#B0BEC5", "#B0BEC5", "#B0BEC5", "#B0BEC5"]]}], "label": "Topic 40", "method": "update"}, {"args": [{"marker.color": [["#B0BEC5", "#B0BEC5", "#B0BEC5", "#B0BEC5", "#B0BEC5", "#B0BEC5", "#B0BEC5", "#B0BEC5", "#B0BEC5", "#B0BEC5", "#B0BEC5", "#B0BEC5", "#B0BEC5", "#B0BEC5", "#B0BEC5", "#B0BEC5", "#B0BEC5", "#B0BEC5", "#B0BEC5", "#B0BEC5", "#B0BEC5", "#B0BEC5", "#B0BEC5", "#B0BEC5", "#B0BEC5", "#B0BEC5", "#B0BEC5", "#B0BEC5", "#B0BEC5", "#B0BEC5", "#B0BEC5", "#B0BEC5", "#B0BEC5", "#B0BEC5", "#B0BEC5", "#B0BEC5", "#B0BEC5", "#B0BEC5", "#B0BEC5", "#B0BEC5", "red", "#B0BEC5", "#B0BEC5", "#B0BEC5", "#B0BEC5", "#B0BEC5", "#B0BEC5", "#B0BEC5", "#B0BEC5"]]}], "label": "Topic 41", "method": "update"}, {"args": [{"marker.color": [["#B0BEC5", "#B0BEC5", "#B0BEC5", "#B0BEC5", "#B0BEC5", "#B0BEC5", "#B0BEC5", "#B0BEC5", "#B0BEC5", "#B0BEC5", "#B0BEC5", "#B0BEC5", "#B0BEC5", "#B0BEC5", "#B0BEC5", "#B0BEC5", "#B0BEC5", "#B0BEC5", "#B0BEC5", "#B0BEC5", "#B0BEC5", "#B0BEC5", "#B0BEC5", "#B0BEC5", "#B0BEC5", "#B0BEC5", "#B0BEC5", "#B0BEC5", "#B0BEC5", "#B0BEC5", "#B0BEC5", "#B0BEC5", "#B0BEC5", "#B0BEC5", "#B0BEC5", "#B0BEC5", "#B0BEC5", "#B0BEC5", "#B0BEC5", "#B0BEC5", "#B0BEC5", "red", "#B0BEC5", "#B0BEC5", "#B0BEC5", "#B0BEC5", "#B0BEC5", "#B0BEC5", "#B0BEC5"]]}], "label": "Topic 42", "method": "update"}, {"args": [{"marker.color": [["#B0BEC5", "#B0BEC5", "#B0BEC5", "#B0BEC5", "#B0BEC5", "#B0BEC5", "#B0BEC5", "#B0BEC5", "#B0BEC5", "#B0BEC5", "#B0BEC5", "#B0BEC5", "#B0BEC5", "#B0BEC5", "#B0BEC5", "#B0BEC5", "#B0BEC5", "#B0BEC5", "#B0BEC5", "#B0BEC5", "#B0BEC5", "#B0BEC5", "#B0BEC5", "#B0BEC5", "#B0BEC5", "#B0BEC5", "#B0BEC5", "#B0BEC5", "#B0BEC5", "#B0BEC5", "#B0BEC5", "#B0BEC5", "#B0BEC5", "#B0BEC5", "#B0BEC5", "#B0BEC5", "#B0BEC5", "#B0BEC5", "#B0BEC5", "#B0BEC5", "#B0BEC5", "#B0BEC5", "red", "#B0BEC5", "#B0BEC5", "#B0BEC5", "#B0BEC5", "#B0BEC5", "#B0BEC5"]]}], "label": "Topic 43", "method": "update"}, {"args": [{"marker.color": [["#B0BEC5", "#B0BEC5", "#B0BEC5", "#B0BEC5", "#B0BEC5", "#B0BEC5", "#B0BEC5", "#B0BEC5", "#B0BEC5", "#B0BEC5", "#B0BEC5", "#B0BEC5", "#B0BEC5", "#B0BEC5", "#B0BEC5", "#B0BEC5", "#B0BEC5", "#B0BEC5", "#B0BEC5", "#B0BEC5", "#B0BEC5", "#B0BEC5", "#B0BEC5", "#B0BEC5", "#B0BEC5", "#B0BEC5", "#B0BEC5", "#B0BEC5", "#B0BEC5", "#B0BEC5", "#B0BEC5", "#B0BEC5", "#B0BEC5", "#B0BEC5", "#B0BEC5", "#B0BEC5", "#B0BEC5", "#B0BEC5", "#B0BEC5", "#B0BEC5", "#B0BEC5", "#B0BEC5", "#B0BEC5", "red", "#B0BEC5", "#B0BEC5", "#B0BEC5", "#B0BEC5", "#B0BEC5"]]}], "label": "Topic 44", "method": "update"}, {"args": [{"marker.color": [["#B0BEC5", "#B0BEC5", "#B0BEC5", "#B0BEC5", "#B0BEC5", "#B0BEC5", "#B0BEC5", "#B0BEC5", "#B0BEC5", "#B0BEC5", "#B0BEC5", "#B0BEC5", "#B0BEC5", "#B0BEC5", "#B0BEC5", "#B0BEC5", "#B0BEC5", "#B0BEC5", "#B0BEC5", "#B0BEC5", "#B0BEC5", "#B0BEC5", "#B0BEC5", "#B0BEC5", "#B0BEC5", "#B0BEC5", "#B0BEC5", "#B0BEC5", "#B0BEC5", "#B0BEC5", "#B0BEC5", "#B0BEC5", "#B0BEC5", "#B0BEC5", "#B0BEC5", "#B0BEC5", "#B0BEC5", "#B0BEC5", "#B0BEC5", "#B0BEC5", "#B0BEC5", "#B0BEC5", "#B0BEC5", "#B0BEC5", "red", "#B0BEC5", "#B0BEC5", "#B0BEC5", "#B0BEC5"]]}], "label": "Topic 45", "method": "update"}, {"args": [{"marker.color": [["#B0BEC5", "#B0BEC5", "#B0BEC5", "#B0BEC5", "#B0BEC5", "#B0BEC5", "#B0BEC5", "#B0BEC5", "#B0BEC5", "#B0BEC5", "#B0BEC5", "#B0BEC5", "#B0BEC5", "#B0BEC5", "#B0BEC5", "#B0BEC5", "#B0BEC5", "#B0BEC5", "#B0BEC5", "#B0BEC5", "#B0BEC5", "#B0BEC5", "#B0BEC5", "#B0BEC5", "#B0BEC5", "#B0BEC5", "#B0BEC5", "#B0BEC5", "#B0BEC5", "#B0BEC5", "#B0BEC5", "#B0BEC5", "#B0BEC5", "#B0BEC5", "#B0BEC5", "#B0BEC5", "#B0BEC5", "#B0BEC5", "#B0BEC5", "#B0BEC5", "#B0BEC5", "#B0BEC5", "#B0BEC5", "#B0BEC5", "#B0BEC5", "red", "#B0BEC5", "#B0BEC5", "#B0BEC5"]]}], "label": "Topic 46", "method": "update"}, {"args": [{"marker.color": [["#B0BEC5", "#B0BEC5", "#B0BEC5", "#B0BEC5", "#B0BEC5", "#B0BEC5", "#B0BEC5", "#B0BEC5", "#B0BEC5", "#B0BEC5", "#B0BEC5", "#B0BEC5", "#B0BEC5", "#B0BEC5", "#B0BEC5", "#B0BEC5", "#B0BEC5", "#B0BEC5", "#B0BEC5", "#B0BEC5", "#B0BEC5", "#B0BEC5", "#B0BEC5", "#B0BEC5", "#B0BEC5", "#B0BEC5", "#B0BEC5", "#B0BEC5", "#B0BEC5", "#B0BEC5", "#B0BEC5", "#B0BEC5", "#B0BEC5", "#B0BEC5", "#B0BEC5", "#B0BEC5", "#B0BEC5", "#B0BEC5", "#B0BEC5", "#B0BEC5", "#B0BEC5", "#B0BEC5", "#B0BEC5", "#B0BEC5", "#B0BEC5", "#B0BEC5", "red", "#B0BEC5", "#B0BEC5"]]}], "label": "Topic 47", "method": "update"}, {"args": [{"marker.color": [["#B0BEC5", "#B0BEC5", "#B0BEC5", "#B0BEC5", "#B0BEC5", "#B0BEC5", "#B0BEC5", "#B0BEC5", "#B0BEC5", "#B0BEC5", "#B0BEC5", "#B0BEC5", "#B0BEC5", "#B0BEC5", "#B0BEC5", "#B0BEC5", "#B0BEC5", "#B0BEC5", "#B0BEC5", "#B0BEC5", "#B0BEC5", "#B0BEC5", "#B0BEC5", "#B0BEC5", "#B0BEC5", "#B0BEC5", "#B0BEC5", "#B0BEC5", "#B0BEC5", "#B0BEC5", "#B0BEC5", "#B0BEC5", "#B0BEC5", "#B0BEC5", "#B0BEC5", "#B0BEC5", "#B0BEC5", "#B0BEC5", "#B0BEC5", "#B0BEC5", "#B0BEC5", "#B0BEC5", "#B0BEC5", "#B0BEC5", "#B0BEC5", "#B0BEC5", "#B0BEC5", "red", "#B0BEC5"]]}], "label": "Topic 48", "method": "update"}, {"args": [{"marker.color": [["#B0BEC5", "#B0BEC5", "#B0BEC5", "#B0BEC5", "#B0BEC5", "#B0BEC5", "#B0BEC5", "#B0BEC5", "#B0BEC5", "#B0BEC5", "#B0BEC5", "#B0BEC5", "#B0BEC5", "#B0BEC5", "#B0BEC5", "#B0BEC5", "#B0BEC5", "#B0BEC5", "#B0BEC5", "#B0BEC5", "#B0BEC5", "#B0BEC5", "#B0BEC5", "#B0BEC5", "#B0BEC5", "#B0BEC5", "#B0BEC5", "#B0BEC5", "#B0BEC5", "#B0BEC5", "#B0BEC5", "#B0BEC5", "#B0BEC5", "#B0BEC5", "#B0BEC5", "#B0BEC5", "#B0BEC5", "#B0BEC5", "#B0BEC5", "#B0BEC5", "#B0BEC5", "#B0BEC5", "#B0BEC5", "#B0BEC5", "#B0BEC5", "#B0BEC5", "#B0BEC5", "#B0BEC5", "red"]]}], "label": "Topic 49", "method": "update"}]}], "shapes": [{"line": {"color": "#CFD8DC", "width": 2}, "type": "line", "x0": 8.458, "x1": 8.458, "y0": -5.977, "y1": 15.06}, {"line": {"color": "#9E9E9E", "width": 2}, "type": "line", "x0": 0.1565, "x1": 16.76, "y0": 4.544, "y1": 4.544}], "annotations": [{"showarrow": false, "text": "D1", "x": 0.1565, "y": 4.544, "yshift": 10}, {"showarrow": false, "text": "D2", "x": 8.458, "xshift": 10, "y": 15.06}]}}
